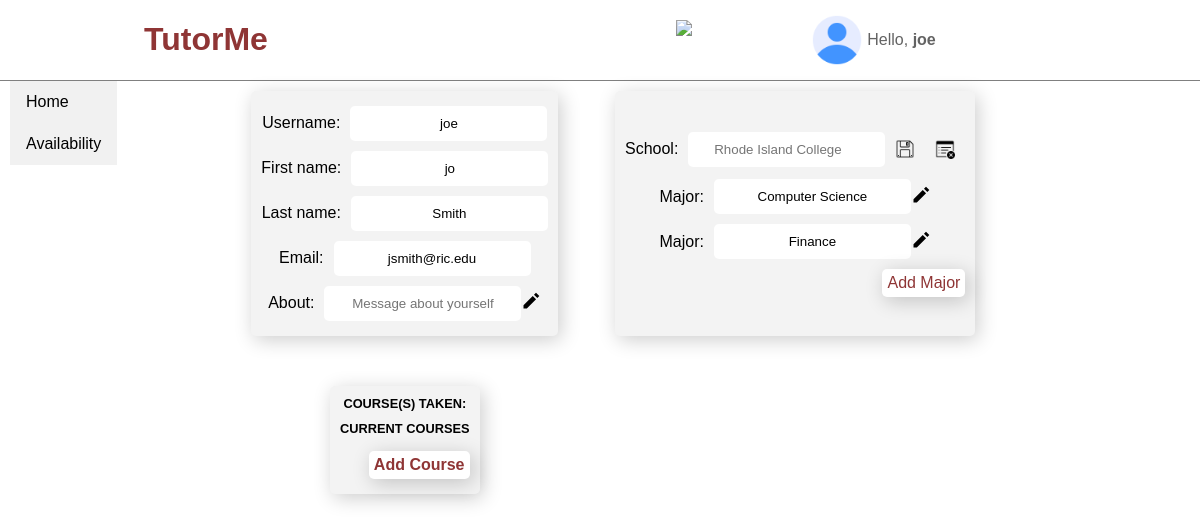
The page /app/profile/edit/school/ (signed in) on the database its author committed.
### log_in/models.py (models this page shows)
class CustomUser(AbstractUser):
    FRESHMAN = 'FR'
    SOPHOMORE = 'SO'
    JUNIOR = 'JR'
    SENIOR = 'SR'
    GRADUATE = 'GR'
    YEAR_IN_SCHOOL_CHOICES = [
            (FRESHMAN, 'Freshman'),
            (SOPHOMORE, 'Sophomore'),
            (JUNIOR, 'Junior'),
            (SENIOR, 'Senior'),
            (GRADUATE, 'Graduate'),
            ]
    year = models.CharField(
            max_length=2,
            choices=YEAR_IN_SCHOOL_CHOICES,
            default=FRESHMAN,
            blank=True
            )
    school = models.ForeignKey(School, on_delete=models.CASCADE, null=True)
    rate = models.DecimalField(decimal_places=2, max_digits=5, blank=True, null=True)

class School(models.Model):
    name = models.CharField(max_length=100, unique=True)

class UserMajorMap(models.Model):
    user = models.ForeignKey(CustomUser, on_delete=models.CASCADE)
    major = models.ForeignKey(Major, on_delete=models.CASCADE)

class Major(models.Model):
    school = models.ForeignKey(School, on_delete=models.CASCADE, unique=False)
    major = models.CharField(max_length=100, unique=False)

### log_in/views.py (the view)
# urls.py: path('profile/edit/school/', views.editSchoolView, name='edit-school'),
def editSchoolView(request):
    context = {}
    groupName = request.user.groups.get().name
    if (groupName == "tutors"):
        context['isTutor'] = True
        context['isStudent'] = False
    elif (groupName == "students"):
        context['isStudent'] = True
        context['isTutor'] = False
    else:
        context['isTutor'] = False
        context['isStudent'] = False
        context['error'] = "Sorry, user is not in any designated groups."
    context['list_of_majors'] = UserMajorMap.objects.filter(user_id=request.user.id)
    context['options_for_datalist'] = School.objects.all()
    context['isMultipleValue'] = True
    context['listAttributeName'] = "schools"
    context['idOfInput'] = "school-name"
    context['nameOfInput'] = "school"
    if request.user.school_id:
        schoolName = request.user.school.name
        sizeAttribute = len(schoolName)
        context['existingValue'] = schoolName
        context['size'] = sizeAttribute
    else:
        context['existingValue'] = ""
    return render(request, 'log_in/edit-school.html', context)

### log_in/templates/log_in/edit-school.html (shortened to what this page needs)
{% extends 'log_in/profile-details.html' %}
{% load static %}
{% block school-input %}
<form method="post" action="{% url 'save-edit' 'school' %}">
	<input {% if isMultipleValue %} list="{{ listAttributeName }}" {% endif %} type="text" id="{{ idOfInput }}" name="{{ nameOfInput }}" placeholder="{{ existingValue }}" {% if size %} size={{ size }} {% endif %} autocomplete="off">
	<input type="image" id="save-icon" src="{% static 'log_in/image/icons8-save-50.png' %}" width=20 height=20>
	<input formaction="{% url 'remove-field' 'school'  %}" type="image" id="delete-icon" src="{% static 'log_in/image/icons8-delete-view-50.png' %}"  width=20 height=20>
</form>
{% endblock %}

### log_in/templates/log_in/profile-details.html (shortened to what this page needs)
{% extends 'log_in/base_profile_refac.html' %}
{% load static %}
{% block styles %}
	{{ block.super }}
	<link rel="stylesheet" type="text/css" href="{% static 'log_in/css/profile-details.css' %}">
{% endblock %}
{% block main-content %}
<div class="main-section-box">
	<div class="inner-main-section-box">
		<article class="demographic-box">
			<div class="lbl-ipt-grp">
				<label for="uname">Username: </label>
				<input type="text" id="uname" name="user-name" value={{ user.username }} size=20 readonly>
			</div>
			<div class="lbl-ipt-grp">
				<label for="fname">First name: </label>
				<input type="text" id="fname" name="first-name" value={{ user.first_name }} size=20 readonly>
			</div>
			<div class="lbl-ipt-grp">
				<label for="lname">Last name: </label>
				<input type="text" id="lname" name="last-name" value={{ user.last_name }} size=20 readonly>
			</div>
			<div class="lbl-ipt-grp">
				<label for="email">Email: </label>
				<input type="text" id="email" name="email" value={{ user.email }} size=20 readonly>
			</div>
            {% block about_section %}
            <div class="lbl-ipt-grp">
                <label for="about">About: </label>
                {% if tutor_profile_record %}
                <div class="about-txt-box">
                    <p class="article-text">{{ tutor_profile_record.about }}</p>
                </div>
                {% else %}
                <input type="text" id="about" name="about_msg" size=20 placeholder="Message about yourself" readonly>
                {% endif %}
				<div class="edit-icon">
					<a href="{% url 'edit-about' user.id %}">
						<img src="{% static 'log_in/image/icons8-edit.svg' %}" width=20 height=20 title="Edit/Change.">
					</a>
				</div>
            </div>
            {% endblock %}
		</article>
		<article class="school-major-box">
			<div class="lbl-ipt-grp">
				<label for="school-name">School: </label>
				{% block school-input %}{% endblock school-input %}
			</div>
			{% block major_section %}
			{% for major in list_of_majors %}
			<div class="lbl-ipt-grp">
				<label for="major">Major: </label>
				<input type="text" id="major" name="major" value="{{ major.major.major }}"  readonly>
				<div class="edit-icon">
					<a href="{% url 'edit-major' major.id %}">
						<img src="{% static 'log_in/image/icons8-edit.svg' %}" width=20 height=20 title="Edit/Change.">
					</a>
				</div>
			</div>
			{% endfor %}
			{% block add_major_section_btn %}
			<div class="section-btns">
				<a id="add-major-btn" class="add-btns" href="{% url 'add_major' user.id %}">Add Major</a>
			</div>
			{% endblock add_major_section_btn %}
			{% endblock major_section %}
		</article>
		<article class="current-courses-box">
            {% if isTutor %}
			<p class="tutors-course-heading">COURSE(S) TAKEN: </p>
			{% endif %}
			{% block courses-section %}
			<p id="general-course-heading">CURRENT COURSES</p>
			{% endblock %}
			{% block add_course_section_btn %}
			<div class="section-btns">
				<a id="add-course-btn" class="add-btns" href="{% url 'add_course' user.id %}">Add Course</a>
			</div>
			{% endblock add_course_section_btn %}
		</article>
	</div>
</div>
{% endblock %}

### log_in/templates/log_in/base_profile_refac.html (shortened to what this page needs)
{% extends "log_in/index.html" %}
{% load static %}
{% block nav-right-section %}
<div class="nav-right-box">
	<div class="dropdown">
		<img id="notifications-bell" src="{% static '/log_in/image/note-bell.svg' %}">
	</div>
	<div class="dropdown">
		<div class="icon-greeting-box">
			<img id="profile-icon" src="{% static '/log_in/image/user.png' %}">
			<div class="custom-greeting">
				<span>Hello, <b>{{ user.username }}</b></span>
			</div>
		</div>
	</div>
</div>
{% endblock %}
{% block main-body %}
<div class="body-box">
	<div class="sidebar-nav">
        <a href="{% url 'account' %}">Home</a>
    {% if isTutor %}
        <a href="#">Availability</a>
    {% endif %}
	</div>
	{% block main-content %}{% endblock %}
</div>
{% endblock %}

### log_in/static/log_in/css/profile.css (style rules this page uses)
.dropdown { position: relative; display: inline-block; }

### log_in/static/log_in/css/index.css (style rules this page uses)
body { margin: 0; font-family: sans-serif; }
article input { padding: 10px; border: none; border-radius: 5px; text-align: center; }
article label { margin-right: 10px; }
.nav-right-box { display: flex; justify-content: space-evenly; width: 500px; }
#notifications-bell { height: 40px; width: auto; }
#profile-icon { height: 50px; width: auto; }
.icon-greeting-box { display: flex; align-items: center; }
.dropdown { display: flex; align-items: center; }
.custom-greeting { margin-left: 5px; color: #0000009c; }
.body-box { display:flex; }
.main-section-box { display: flex; justify-content: center; width: 100%; flex-direction: column; align-items: center; height: max-content; padding-bottom: 50px; }
article { background-color: #f3f3f3; margin: 25px; border-radius: 5px; box-shadow: 3px 4px 20px 0px rgb(0 0 0 / 20%); }
.demographic-box { grid-area: de; }
.school-major-box { grid-area: sm; }
.current-courses-box { grid-area: co; }
.inner-main-section-box { padding-top: 10px; width: max-content; margin: 0 10px; display: grid; grid-template-columns: repeat(4, 1fr); grid-column-gap: 30px; grid-row-gap: 50px; grid-auto-rows: minmax(100px, auto); grid-template-areas: "de de sm sm" "co co nc nc"; }
.lbl-ipt-grp, .lbl-ipt-grp form { display: flex; align-items: center; }
#add-course-btn { font-size: 16px; font-weight: bold; }

### log_in/static/log_in/css/base-profile.css (style rules this page uses)
.sidebar-nav { width: min-content; height: max-content; background-color: #f1f1f1; display: flex; justify-content: center; position: absolute; left: 10px; flex-direction: column; }
.sidebar-nav a { color: black; padding: 12px 16px; text-decoration: none; display: block; }

### log_in/static/log_in/css/profile-details.css (style rules this page uses)
article { width: max-content; margin: 0 auto; padding: 10px; display: flex; flex-direction: column; justify-content: center; align-items: center; }
article div { margin: 5px 0px; }
img { margin: 0px 10px; }
.section-btns { display: flex; width: 100%; justify-content: right; }
.add-btns { text-decoration: none; border-radius: 5px; background-color: white; padding: 5px; color: #8f3535; box-shadow: 3px 4px 20px 0px rgb(0 0 0 / 20%); border: none; }
#add-course-btn { font-size: 16px; font-weight: bold; }
.tutors-course-heading, #general-course-heading { font-weight: bold; font-size: .8rem; margin: 0; }
.delete-icon, img { margin: 0; }

### rows shown on the page
CustomUser: username "joe", user-name "joe", first-name "jo", last-name "Smith", email "jsmith@ric.edu"
School: school "Rhode Island College"
UserMajorMap: major "Computer Science"
UserMajorMap: major "Finance"
